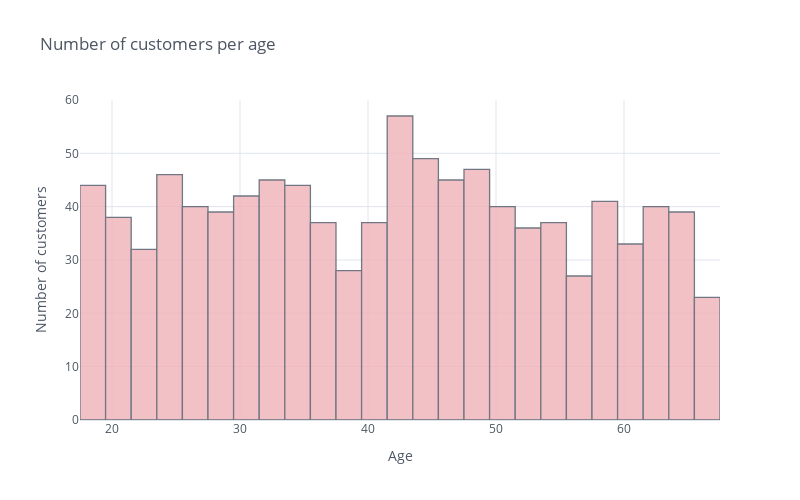

The cell this chart's notebook holds for it:
### Markdown cell above
The vast majority of customers is under the age of 53, the average customer age is 42 years.

### Code cell
data['Age'].iplot(kind = 'histogram', dimensions = (800,500), 
                  xTitle = 'Age', yTitle = 'Number of customers', 
                  title = 'Number of customers per age', color = '#F0B2B9')

data['Age'].describe()

### Figure 1 — Plotly figure (JSON) as saved in the notebook; plotly's stock layout.template omitted (floating-point values rounded to 4 significant figures; data arrays with more than 128 entries replaced by an {"elided": "..."} marker saying what was removed)
{"data": [{"histfunc": "count", "histnorm": "", "marker": {"color": "rgba(240, 178, 185, 1.0)", "line": {"color": "#4D5663", "width": 1.3}}, "name": "Age", "opacity": 0.8, "orientation": "v", "type": "histogram", "x": {"elided": "986 int values"}}], "layout": {"barmode": "overlay", "height": 500, "legend": {"bgcolor": "#FFFFFF", "font": {"color": "#4D5663"}}, "paper_bgcolor": "#FFFFFF", "plot_bgcolor": "#FFFFFF", "title": {"font": {"color": "#4D5663"}, "text": "Number of customers per age"}, "width": 800, "xaxis": {"autorange": true, "gridcolor": "#E1E5ED", "range": [17.5, 67.5], "showgrid": true, "tickfont": {"color": "#4D5663"}, "title": {"font": {"color": "#4D5663"}, "text": "Age"}, "type": "linear", "zerolinecolor": "#E1E5ED"}, "yaxis": {"autorange": true, "gridcolor": "#E1E5ED", "range": [0, 60], "showgrid": true, "tickfont": {"color": "#4D5663"}, "title": {"font": {"color": "#4D5663"}, "text": "Number of customers"}, "zerolinecolor": "#E1E5ED"}}}
